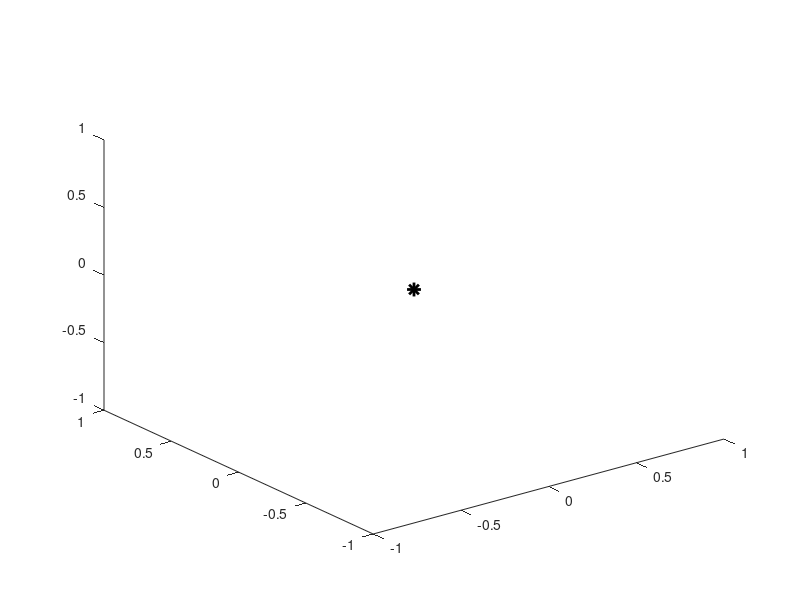

MATLAB code to generate this figure: (Note: this script raises an error after producing the figure.)
% close all; clear; clc;close("all");
%% 获取当前脚本的位置
% ScriptPath      = mfilename('fullpath');      % 脚本位置
% [FilePath] = fileparts(ScriptPath);      % 文件夹位置
% cd(FilePath);
% clear FilePath;


x=-1:0.1:1;
y=-1:0.1:1;
[xx,yy]=meshgrid(x,y);
zz=xx.*exp(-xx.^2-yy.^2);
surf(xx,yy,zz);

%%
x0 = 0; y0 = 0; z0 = 0;
plot3(x0,y0,z0,'*k','linewidth',2,'markersize',10);
plot3(indexcol,indexrow,z0,'*k','linewidth',2,'markersize',10);
plot3(indexcol,indexrow,maxScore,'*k','linewidth',2,'markersize',10);
xx2(1) = x0; xx2(2) = indexcol;
yy2(1) = y0; yy2(2) = indexrow;
zz2(1) = z0; zz2(2) = z0;
plot3(xx2, yy2, zz2, 'r','linewidth',2);
%% 残差图绘制


% MatList = {'SAGA1903_OnlyT.mat','SAGA1903_ConstrianT_7-30_u_0.001.mat','SAGA1903_ConstrianT_7-30_u_0.01.mat','SAGA1903_ConstrianT_7-30_u_0.1.mat',...
%     'SAGA1903_ConstrianT_7-30_u_1.mat','SAGA1903_ConstrianT_7-30_u_10.mat','SAGA1903_ConstrianT_7-30_u_100.mat','SAGA1903_ConstrianT_7-30_u_1000.mat'};
% MatList = {'SAGA1903_ConstrianT_21-30_u_1.mat'};
% MatNum=[1];
% 
% for i=1:1
%     load(MatList{MatNum(i)});
%     xvalue = 1:length(ModelT_MP_SVP_OBSData.detalT);
%     index = find(strcmp(ModelT_MP_SVP_OBSData.flag,'True'));
%     V0 = MeanVel(SVP);
%     xvalue(index)=[];ModelT_MP_SVP_OBSData.detalT(index)=[];
%     plot(xvalue,ModelT_MP_SVP_OBSData.detalT*V0,'LineWidth',1);
%     hold on
%     ValueRMS(i)=rms(ModelT_MP_SVP_OBSData.detalT*V0);
% end
% 
% % % 数据格式转化
% %----------------观测文件绝对路径-----------------
% OBSFilePath='D:\GitHub\garpos-master-v.1.0.0\garpos-master\sample\demo_prep\SAGA\SAGA.1903.kaiyo_k4-obs.csv';
% %----------------声速剖面绝对路径-----------------
% SVPFilePath ='D:\GitHub\garpos-master-v.1.0.0\garpos-master\sample\obsdata\SAGA\SAGA.1903.kaiyo_k4-svp.csv';
% %----------------配置参数设置文件-----------------
% INIFilePath='D:\GitHub\garpos-master-v.1.0.0\garpos-master\sample\demo_prep\SAGA\SAGA.1903.kaiyo_k4-res.dat';
% [OBSData,SVP,INIData,MP1]=ReadData2Struct(OBSFilePath,SVPFilePath,INIFilePath);
% V0 = MeanVel(SVP);
% OBSData.ResiTT(index)=[];OBSData.TT(index)=[];
% plot(xvalue,OBSData.ResiTT*V0);
% hold on
% ValueRMS(i+1)=rms(OBSData.ResiTT.*V0);
% 
% FigSet.FontSize=18;
% FigSet.Name1=['SAGA.1903 距离残差序列'];
% hTitle = title(FigSet.Name1,'FontSize',FigSet.FontSize);
% 
% hXLabel = xlabel('\fontname{宋体}{\it观测历元}\fontname{宋体}{\it(个)}','FontSize',FigSet.FontSize);
% hYLabel = ylabel('\fontname{宋体}{\it距离残差}\fontname{Times new roman}{\it(m)}','FontSize',FigSet.FontSize);
% FigSet.PaperPosition=[0,0,20,10];
% set(gcf, 'PaperPosition', FigSet.PaperPosition);
% % 指定figure的尺寸
% FigSet.Size=[0,0,20,15];
% set(gcf,'unit','centimeters','position',FigSet.Size);
% % 改变ylabel离坐标轴的距离
% set(findobj('FontSize',10),'FontSize',FigSet.FontSize);
% 
% h=legend({['7层(RMS:',num2str(ValueRMS(1)),')'],['GARPOS(RMS:',num2str(ValueRMS(2)),')']});
% set(h,'FontSize',FigSet.FontSize,'Location','best');
% 
% axis([0 3700 -0.4 0.4])
% set(gca,'Box','on')

%% SAGA1903 参考声速剖面解算距离残差
% figure(213123)

% OBSFilePath='D:\GARPOS(用于GNSS声学海底定位的分析工具)\garpos-master-v.1.0.0\sample\demo_prep\SAGA\SAGA.1903.kaiyo_k4-obs.csv';
% SVPFilePath ='D:\GARPOS(用于GNSS声学海底定位的分析工具)\garpos-master-v.1.0.0\sample\obsdata\SAGA\SAGA.1903.kaiyo_k4-svp.csv';
% INIFilePath='D:\GARPOS(用于GNSS声学海底定位的分析工具)\garpos-master-v.1.0.0\sample\demo_prep\SAGA\SAGA.1903.kaiyo_k4-res.dat';
% [OBSData,SVPData,INIData,MP1]=ReadData2Struct(OBSFilePath,SVPFilePath,INIFilePath);
% index=1;
% for i=1:3614
% if strcmp(OBSData.flag{i},'True')
%     Value(index)=i;
%     index=index+1;
% end
% end



% xvalue=1:length(ModelT_MP_OBSData.detalT);
% xvalue(Value)=[];
% ModelT_MP_OBSData.detalT(Value)=[];
% V0 = MeanVel(SVP);
% plot(xvalue,ModelT_MP_OBSData.detalT*V0,'b');
% hold on
%
% FigSet.FontSize=18;
% FigSet.Name1=['SAGA.1903 距离残差序列'];
% hTitle = title(FigSet.Name1,'FontSize',FigSet.FontSize);
%
% hXLabel = xlabel('\fontname{宋体}{\it观测历元}\fontname{宋体}{\it(个)}','FontSize',FigSet.FontSize);
% hYLabel = ylabel('\fontname{宋体}{\it距离残差}\fontname{Times new roman}{\it(m)}','FontSize',FigSet.FontSize);
% FigSet.PaperPosition=[0,0,20,10];
% set(gcf, 'PaperPosition', FigSet.PaperPosition);
% % 指定figure的尺寸
% FigSet.Size=[0,0,20,15];
% set(gcf,'unit','centimeters','position',FigSet.Size);
% % 改变ylabel离坐标轴的距离
% set(findobj('FontSize',10),'FontSize',FigSet.FontSize);
% h=legend({'参考声速剖面求解'});
% set(h,'FontName','宋体','FontSize',FigSet.FontSize,'Location','best');
%
% axis([0 3700 -1.5 1.5])

%%
% figure(456)
%
% load('D:\github\GARPOS-Study\SSS\Simulation_ResolveFunction\Results\ModelT_MP_SVP_Parameter12_10-4_SAGA_1903.mat');
% V0 = MeanVel(SVP);
% plot(1:length(ModelT_MP_OBSData.detalT),ModelT_MP_OBSData.detalT*V0,'b');
% hold on
%
% % 数据格式转化
% %----------------观测文件绝对路径-----------------
% OBSFilePath='D:\GARPOS(用于GNSS声学海底定位的分析工具)\garpos-master-v.1.0.0\sample\demo_prep\SAGA\SAGA.1903.kaiyo_k4-obs.csv';
% %----------------声速剖面绝对路径-----------------
% SVPFilePath ='D:\GARPOS(用于GNSS声学海底定位的分析工具)\garpos-master-v.1.0.0\sample\obsdata\SAGA\SAGA.1903.kaiyo_k4-svp.csv';
% %----------------配置参数设置文件-----------------
% INIFilePath='D:\GARPOS(用于GNSS声学海底定位的分析工具)\garpos-master-v.1.0.0\sample\demo_prep\SAGA\SAGA.1903.kaiyo_k4-res.dat';
% [OBSData,SVPData,INIData,MP1]=ReadData2Struct(OBSFilePath,SVPFilePath,INIFilePath);
% MPNum=[12,24,54,84];
% %  1.臂长转化
% [~,INIData,SVP] = Ant_ATD_Transducer(OBSData,INIData,SVPData,MP1,MPNum);%
% V0 = MeanVel(SVP);
% plot(1:length(OBSData.ResiTT),OBSData.ResiTT.*OBSData.TT*V0,'y');
% hold on
%
% load('D:\github\GARPOS-Study\SSS\Simulation_ResolveFunction\Results\ModelT_MP_SVP_Parameter48_10-4_space_time-height_spacetigma2000-300_U400_Ttigma20000-300_U400_SAGA_1903.mat')
% V0 = MeanVel(SVP);
% plot(1:length(ModelT_MP_SVP_OBSData.detalT),ModelT_MP_SVP_OBSData.detalT*V0,'r');
% hold on
%
% %---------------------------------------------------------------------------------------%
% FigSet.FontSize=12;
% FigSet.Name1=['SAGA.1903 残差序列'];
% hTitle = title(FigSet.Name1,'FontSize',FigSet.FontSize);
%
% hXLabel = xlabel('\fontname{宋体}{\it观测历元}\fontname{宋体}{\it(个)}','FontSize',FigSet.FontSize);
% hYLabel = ylabel('\fontname{宋体}{\it距离残差}\fontname{Times new roman}{\it(m)}','FontSize',FigSet.FontSize);
% FigSet.PaperPosition=[0,0,20,10];
% set(gcf, 'PaperPosition', FigSet.PaperPosition);
% % 指定figure的尺寸
% FigSet.Size=[0,0,30,15];
% set(gcf,'unit','centimeters','position',FigSet.Size);
% % 改变ylabel离坐标轴的距离
% set(findobj('FontSize',10),'FontSize',FigSet.FontSize);
% h=legend({'参考声速剖面求解','GARPOS','声速剖面补偿解算'});
% set(h,'FontName','宋体','FontSize',FigSet.FontSize,'Location','best');
% axis([0 3700 -2.5 4.5])
% %----------------------------------------------------------------------------------------%
%
%
%
%
% %%
% figure(45)
%
% load('D:\github\GARPOS-Study\SSS\Simulation_ResolveFunction\Results\ModelT_MP_SVP_Parameter12_10-4_SAGA_1903.mat');
% V0 = MeanVel(SVP);
% plot(1:length(ModelT_MP_OBSData.detalT),ModelT_MP_OBSData.detalT*V0,'b');
% hold on
%
% load('D:\github\GARPOS-Study\SSS\Simulation_ResolveFunction\Results\ModelT_MP_SVP_Parameter48_10-4_space_time-height_spacetigma2000-300_U400_Ttigma20000-300_U400_SAGA_1903.mat')
% V0 = MeanVel(SVP);
% plot(1:length(ModelT_MP_SVP_OBSData.detalT),ModelT_MP_SVP_OBSData.detalT*V0,'r');
% hold on
%
%
% % 数据格式转化
% %----------------观测文件绝对路径-----------------
% OBSFilePath='D:\GARPOS(用于GNSS声学海底定位的分析工具)\garpos-master-v.1.0.0\sample\demo_prep\SAGA\SAGA.1903.kaiyo_k4-obs.csv';
% %----------------声速剖面绝对路径-----------------
% SVPFilePath ='D:\GARPOS(用于GNSS声学海底定位的分析工具)\garpos-master-v.1.0.0\sample\obsdata\SAGA\SAGA.1903.kaiyo_k4-svp.csv';
% %----------------配置参数设置文件-----------------
% INIFilePath='D:\GARPOS(用于GNSS声学海底定位的分析工具)\garpos-master-v.1.0.0\sample\demo_prep\SAGA\SAGA.1903.kaiyo_k4-res.dat';
% [OBSData,SVPData,INIData,MP1]=ReadData2Struct(OBSFilePath,SVPFilePath,INIFilePath);
% MPNum=[12,24,54,84];
% %  1.臂长转化
% [~,INIData,SVP] = Ant_ATD_Transducer(OBSData,INIData,SVPData,MP1,MPNum);%
% V0 = MeanVel(SVP);
% plot(1:length(OBSData.ResiTT),OBSData.ResiTT*V0,'y');
% hold on
%
% FigSet.FontSize=12;
% FigSet.Name1=['SAGA.1903 残差序列'];
% hTitle = title(FigSet.Name1,'FontSize',FigSet.FontSize);
%
% hXLabel = xlabel('\fontname{宋体}{\it观测历元}\fontname{宋体}{\it(个)}','FontSize',FigSet.FontSize);
% hYLabel = ylabel('\fontname{宋体}{\it距离残差}\fontname{Times new roman}{\it(m)}','FontSize',FigSet.FontSize);
% FigSet.PaperPosition=[0,0,20,10];
% set(gcf, 'PaperPosition', FigSet.PaperPosition);
% % 指定figure的尺寸
% FigSet.Size=[0,0,30,15];
% set(gcf,'unit','centimeters','position',FigSet.Size);
% % 改变ylabel离坐标轴的距离
% set(findobj('FontSize',10),'FontSize',FigSet.FontSize);
% h=legend({'参考声速剖面求解','声速剖面补偿解算','GARPOS'});
% set(h,'FontName','宋体','FontSize',FigSet.FontSize,'Location','best');
%
%
% axis([0 3700 -1 2])



%% 时变解算残差时序绘制
% figure(4543)
% 数据格式转化
% ----------------观测文件绝对路径-----------------
% OBSFilePath='D:\GARPOS(用于GNSS声学海底定位的分析工具)\garpos-master-v.1.0.0\sample\demo_prep\SAGA\SAGA.1903.kaiyo_k4-obs.csv';
% ----------------声速剖面绝对路径-----------------
% SVPFilePath ='D:\GARPOS(用于GNSS声学海底定位的分析工具)\garpos-master-v.1.0.0\sample\obsdata\SAGA\SAGA.1903.kaiyo_k4-svp.csv';
% ----------------配置参数设置文件-----------------
% INIFilePath='D:\GARPOS(用于GNSS声学海底定位的分析工具)\garpos-master-v.1.0.0\sample\demo_prep\SAGA\SAGA.1903.kaiyo_k4-res.dat';
% [OBSData,SVPData,INIData,MP1]=ReadData2Struct(OBSFilePath,SVPFilePath,INIFilePath);
% index=1;
% for i=1:3614
%     if strcmp(OBSData.flag{i},'True')
%         Value(index)=i;
%         index=index+1;
%     end
% end
% MatList={'D:\github\GARPOS-Study\SSS\Simulation_ResolveFunction\Results\ModelT_MP_SVP_Parameter12_10-4_SAGA_1903.mat',...
%         'D:\github\GARPOS-Study\SSS\Simulation_ResolveFunction\Results\ModelT_MP_SVP_Parameter48_10-4_space_time_SAGA_1903.mat',...
%         'D:\github\GARPOS-Study\SSS\Simulation_ResolveFunction\Results\ModelT_T_SVP_Parameter48_10-4_space_time_SAGA_1903.mat'};
% 
% MatList={'D:\github\GARPOS-Study\SSS\Simulation_ResolveFunction\Results\ModelT_MP_SVP_Parameter12_10-4_SAGA_1903.mat',...
%          'ModelT_MP_SVP_Parameter36_10-4_space-time_SAGA_1903.mat',...
%         'D:\github\GARPOS-Study\SSS\Simulation_ResolveFunction\Results\ModelT_MP_SVP_Parameter48_10-4_space_time_SAGA_1903.mat'};
% 
% MatList={'D:\github\GARPOS-Study\SSS\Simulation_ResolveFunction\Results\ModelT_MP_SVP_Parameter12_10-4_SAGA_1903.mat',...
%          'ModelT_MP_SVP_Parameter36_10-4_space-time_SAGA_1903.mat',...
%         'D:\github\GARPOS-Study\SSS\Simulation_ResolveFunction\Results\ModelT_T_SVP_Parameter45_10-4_space_time--SAGA_1903.mat'};
% 
% 
% 
% 
% MatList={'D:\github\GARPOS-Study\SSS\Simulation_ResolveFunction\Results\ModelT_MP_SVP_Parameter12_10-4_SAGA_1903.mat',...
%     'D:\github\GARPOS-Study\SSS\Simulation_ResolveFunction\Results\ModelT_T_SVP_Parameter45_10-4_space_time--SAGA_1903.mat',...
%     'D:\github\GARPOS-Study\SSS\Simulation_ResolveFunction\Results\ModelT_T_SVP_Parameter45_10-4_space_time-height_spacetigma2000-300_U400_Ttigma20000-300_U400_SAGA_1903.mat'};
% 
% load(MatList{1});
% xvalue=1:length(ModelT_MP_OBSData.detalT);
% xvalue(Value)=[];
% ModelT_MP_OBSData.detalT(Value)=[];
% V0 = MeanVel(SVP);
% plot(xvalue,ModelT_MP_OBSData.detalT*V0,'LineWidth',1);
% hold on
% 
% load(MatList{2});
% ModelT_MP_SVP_OBSData.detalT(Value)=[];
% V0 = MeanVel(SVP);
% plot(xvalue,ModelT_MP_SVP_OBSData.detalT*V0,'LineWidth',1);
% ValueRMS(1)=rms(ModelT_MP_SVP_OBSData.detalT*V0);
% 
% load(MatList{3});
% ModelT_MP_T_OBSData.LogdetalT(Value)=[];
% ModelT_MP_T_OBSData.TT(Value)=[];
% V0 = MeanVel(SVP);
% plot(xvalue,ModelT_MP_T_OBSData.LogdetalT.*ModelT_MP_T_OBSData.TT'*V0,'LineWidth',1);
% 
% ModelT_MP_SVP_OBSData.detalT(Value)=[];
% V0 = MeanVel(SVP);
% plot(xvalue,ModelT_MP_SVP_OBSData.detalT*V0,'LineWidth',1);
% 
% ValueRMS(2)=rms(ModelT_MP_SVP_OBSData.detalT*V0);
% 
% 
% 
% OBSFilePath='D:\GARPOS(用于GNSS声学海底定位的分析工具)\garpos-master-v.1.0.0\sample\demo_prep\SAGA\SAGA.1903.kaiyo_k4-obs.csv';
% SVPFilePath ='D:\GARPOS(用于GNSS声学海底定位的分析工具)\garpos-master-v.1.0.0\sample\obsdata\SAGA\SAGA.1903.kaiyo_k4-svp.csv';
% INIFilePath='D:\GARPOS(用于GNSS声学海底定位的分析工具)\garpos-master-v.1.0.0\sample\demo_prep\SAGA\SAGA.1903.kaiyo_k4-res.dat';
% [OBSData,SVPData,INIData,MP1]=ReadData2Struct(OBSFilePath,SVPFilePath,INIFilePath);
% MPNum=[12,24,54,84];
% [~,INIData,SVP] = Ant_ATD_Transducer(OBSData,INIData,SVPData,MP1,MPNum);%
% 
% V0 = MeanVel(SVP);
% OBSData.ResiTT(Value)=[];
% plot(xvalue,OBSData.ResiTT*V0,'LineWidth',1);
% hold on
% 
% ValueRMS(3)=rms(OBSData.ResiTT*V0);
% 
% FigSet.FontSize=18;
% FigSet.Name1=['SAGA.1903 距离残差序列'];
% hTitle = title(FigSet.Name1,'FontSize',FigSet.FontSize);
% 
% hXLabel = xlabel('\fontname{宋体}{\it观测历元}\fontname{宋体}{\it(个)}','FontSize',FigSet.FontSize);
% hYLabel = ylabel('\fontname{宋体}{\it距离残差}\fontname{Times new roman}{\it(m)}','FontSize',FigSet.FontSize);
% FigSet.PaperPosition=[0,0,20,10];
% set(gcf, 'PaperPosition', FigSet.PaperPosition);
% 指定figure的尺寸
% FigSet.Size=[0,0,20,15];
% set(gcf,'unit','centimeters','position',FigSet.Size);
% 改变ylabel离坐标轴的距离
% set(findobj('FontSize',10),'FontSize',FigSet.FontSize);
%  h=legend({'方法A','方法B','方法C'});
%  h=legend({'方法B','方法D'});
% h=legend({'方法D','方法E','GARPOS'});
% set(h,'FontName','宋体','FontSize',FigSet.FontSize,'Location','best');
% 
% 
% axis([0 3700 -2.5 4.5])
% axis([0 3700 -0.7 0.7])
% set(gca,'Box','on')
